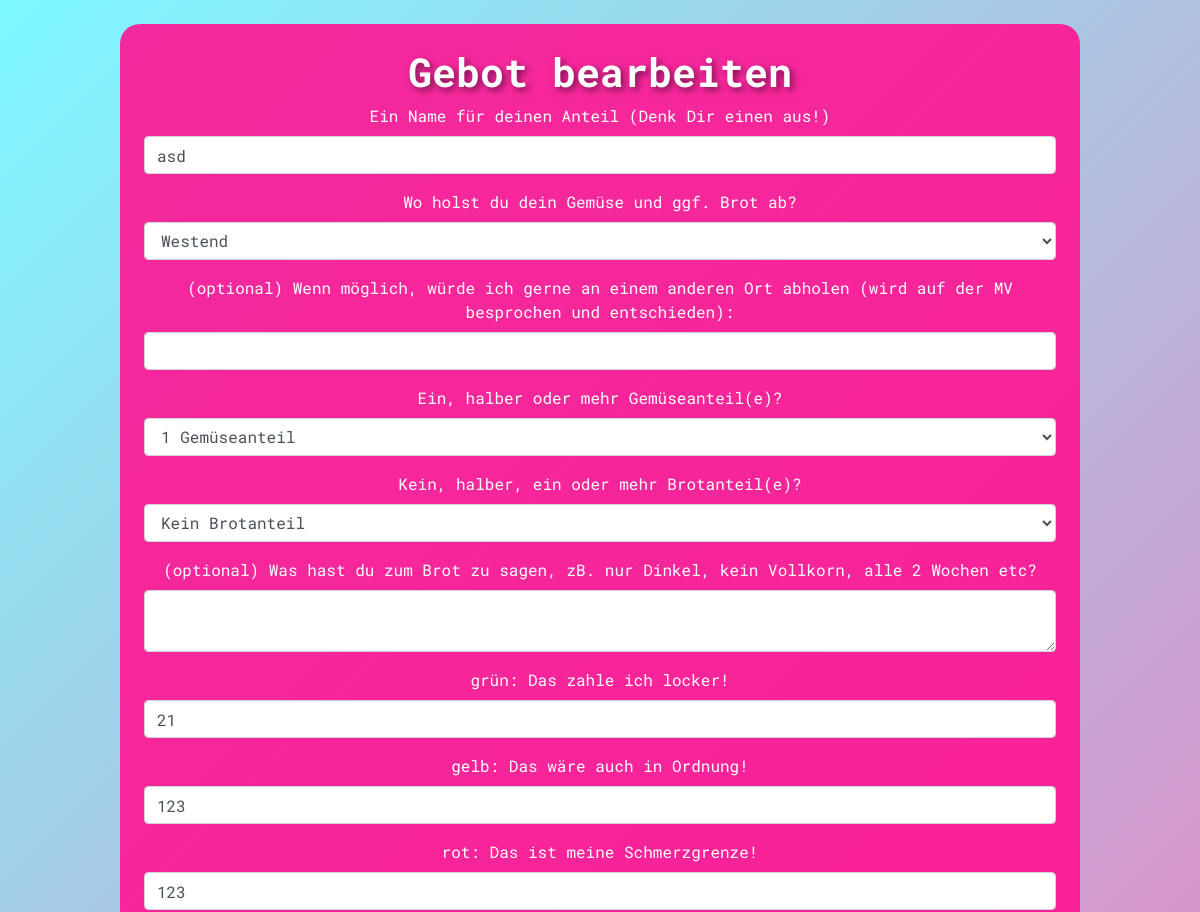
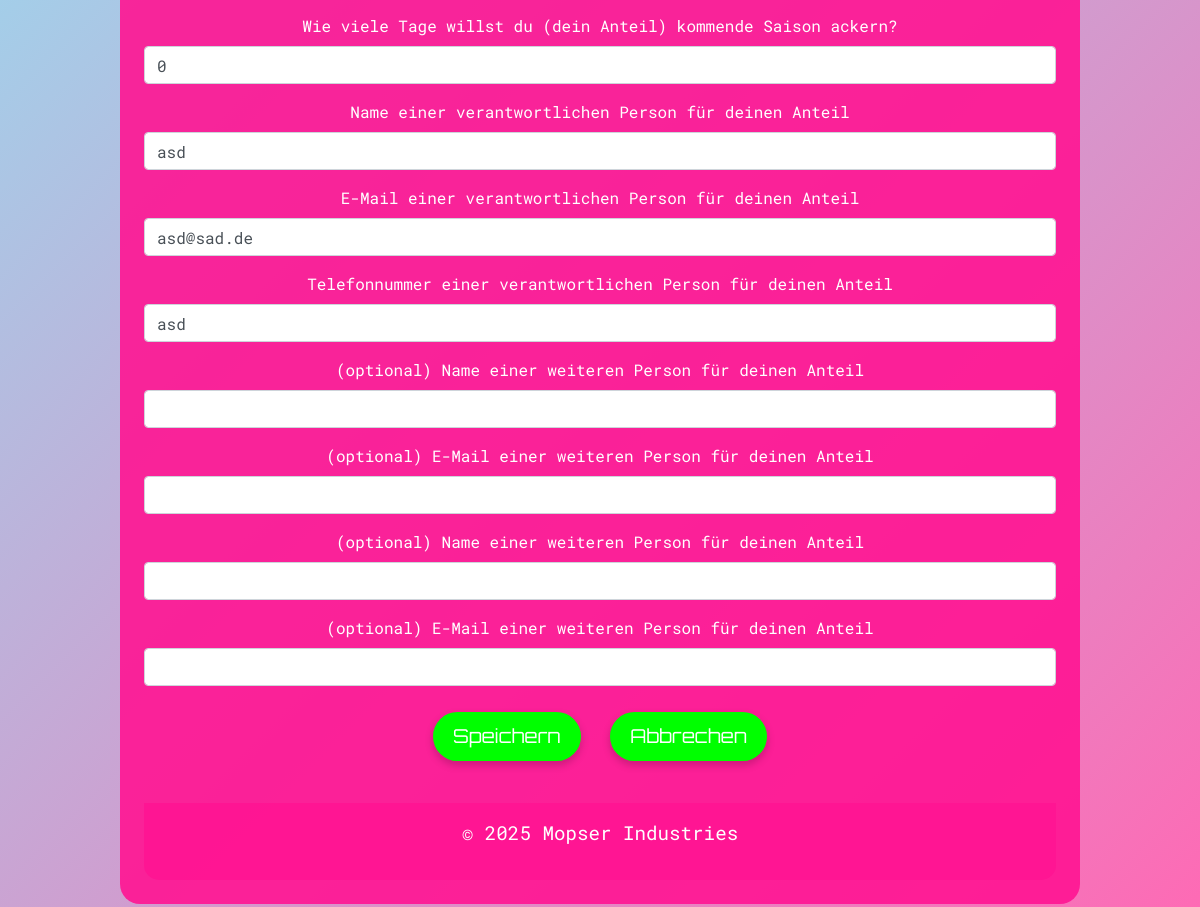
Screenshot of /admin/edit/1 with the database file from the repository (2 pictures, top to bottom).
### app/models.py (models this page shows)
class Offer(db.Model):
    id = db.Column(db.Integer, primary_key=True)
    anteilname = db.Column(db.String(100))
    verteilort = db.Column(db.String(100))
    verteilort_wunsch = db.Column(db.String(100))
    anteilgr = db.Column(db.Float)
    gebotgruen = db.Column(db.Integer)
    gebotgelb = db.Column(db.Integer)
    gebotrot = db.Column(db.Integer)
    gebotackertage = db.Column(db.Integer)
    brot = db.Column(db.Float)
    brot_kommentar = db.Column(db.String(255), nullable=True)
    name_a = db.Column(db.String(100))
    mail_a = db.Column(db.String(100))
    tel_a = db.Column(db.String(20))
    name_b = db.Column(db.String(100), nullable=True)
    mail_b = db.Column(db.String(100), nullable=True)
    name_c = db.Column(db.String(100), nullable=True)
    mail_c = db.Column(db.String(100), nullable=True)
    updated = db.Column(db.String)

### app/admin.py (the view, shortened to what this page needs)
@admin_bp.route('/edit/<int:offer_id>', methods=['GET', 'POST'])
@auth.login_required
def edit_offer(offer_id):
    offer = Offer.query.get_or_404(offer_id)
    form = OfferForm(obj=offer)
    return render_template('edit_offer.html', offer=offer, form=form)

### app/templates/edit_offer.html (shortened to what this page needs)
{% extends "layout.html" %}
{% block content %}
<h2>Gebot bearbeiten</h2>
<form method="POST">
    <div class="form-group">
        {{ form.anteilname.label }} {{ form.anteilname(class="form-control") }}
    </div>
    <div class="form-group">
        {{ form.verteilort.label }} {{ form.verteilort(class="form-control") }}
    </div>
    <div class="form-group">
        {{ form.verteilort_wunsch.label }} {{ form.verteilort_wunsch(class="form-control") }}
    </div>
    <div class="form-group">
        {{ form.anteilgr.label }} {{ form.anteilgr(class="form-control") }}
    </div>
    <div class="form-group">
        {{ form.brot.label }} {{ form.brot(class="form-control") }}
    </div>
    <div class="form-group">
        {{ form.brot_kommentar.label }} {{ form.brot_kommentar(class="form-control") }}
    </div>
    <div class="form-group">
        {{ form.gebotgruen.label }} {{ form.gebotgruen(class="form-control") }}
    </div>
    <div class="form-group">
        {{ form.gebotgelb.label }} {{ form.gebotgelb(class="form-control") }}
    </div>
    <div class="form-group">
        {{ form.gebotrot.label }} {{ form.gebotrot(class="form-control") }}
    </div>
    <div class="form-group">
        {{ form.gebotackertage.label }} {{ form.gebotackertage(class="form-control") }}
    </div>
    <div class="form-group">
        {{ form.name_a.label }} {{ form.name_a(class="form-control") }}
    </div>
    <div class="form-group">
        {{ form.mail_a.label }} {{ form.mail_a(class="form-control") }}
    </div>
    <div class="form-group">
        {{ form.tel_a.label }} {{ form.tel_a(class="form-control") }}
    </div>
    <div class="form-group">
        {{ form.name_b.label }} {{ form.name_b(class="form-control") }}
    </div>
    <div class="form-group">
        {{ form.mail_b.label }} {{ form.mail_b(class="form-control") }}
    </div>
    <div class="form-group">
        {{ form.name_c.label }} {{ form.name_c(class="form-control") }}
    </div>
    <div class="form-group">
        {{ form.mail_c.label }} {{ form.mail_c(class="form-control") }}
    </div>
    <button type="submit" class="btn btn-warning">Speichern</button>
    <a href="{{ url_for('admin.view_offers') }}" class="btn btn-warning">Abbrechen</a>
</form>
{% endblock %}

### app/templates/layout.html (style rules this page uses)
body { background: linear-gradient(135deg, #7DF9FF, #FF69B4); font-family: 'Roboto Mono', monospace; }
h1, h3, h4, a, .btn { font-family: 'Orbitron', sans-serif; }
.btn { border-radius: 30px; background-color: #00FF00; color: #fff; border: none; margin: 10px; padding: 10px 20px; font-size: 1.2em; transition: background-color 0.3s, transform 0.3s; box-shadow: 0 4px 8px rgba(0, 0, 0, 0.2); }
h1, h3, h2, h4 { color: #fff; text-shadow: 3px 3px 6px rgba(0, 0, 0, 0.5); font-weight: 700; }
a { text-decoration: none; color: #fff; }
h2 { font-size: 2.5em; }
p, a { font-size: 1.2em; }

### rows the page displays
Offer: anteilname "asd", verteilort "Westend", anteilgr "1 Gemüseanteil", brot "Kein Brotanteil", gebotgruen "21", gebotgelb "123", gebotrot "123", gebotackertage "0", name_a "asd", mail_a "asd@sad.de", tel_a "asd"
